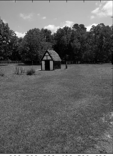
%> input picture Mini-projet_BSS/test1_gray.png, 113 x 156 px
$ octave sep_sources2_demo.m   (GNU Octave 9; MATLAB toolbox functions it lacks are replaced by stand-ins)
%> lines starting %> are read from the running program, lines starting %| are printed output that depends on the picture
### Mini-projet_BSS/decompose.m
function [image_vecteur,nbligne,nbcolonne]=decompose(image)
%> called with image = 'test1_gray.png'
% y'a pas d'aide
%debrouille toi tout seul


[y,ind]=imread(image);
%> y is the input picture: size 156x113 uint8; min 0, max 255, mean 98.3
%> ind = []

image_vecteur=y(:,1);
%> image_vecteur = 156 values, max 255 at index 156, min 6 at index 35, mean 85.38


%taille de l'image
[nbligne,nbcolonne]=size(y);
%> nbligne = 156; nbcolonne = 113

%pour les images en couleur
%permet de ne prendre que la 1ere couche de couleurs.
%nbcolonne=nbcolonne/3;

for t=2:nbcolonne
    image_vecteur=cat(1,image_vecteur,y(:,t));
end

%
% image_vecteur=double(image_vecteur);
% image_vecteur=image_vecteur-mean(image_vecteur);
% image_vecteur=image_vecteur/std(image_vecteur);
%
%
%

### Mini-projet_BSS/reconstruct.m
function image_matrice=reconstruct(vecteur,nbligne,nbcolonne)
%y a pas d aide!!!

% vecteur=vecteur+mean(vecteur);
% vecteur=vecteur/max(vecteur)*255;


image_matrice(:,1)=vecteur(1:nbligne,1);
for c=2:nbcolonne
    G=0;
    for h=((c-1)*nbligne)+1:c*nbligne
        G=G+1;
        image_matrice(G,c)=vecteur(h,1);
    end
end

### Mini-projet_BSS/compute_gradient.m
%Cette fonction calcul le gradient du critère pénalisé :
%information mutuelle + lambda pénalisation
%où lambda est un hyperparamètre de pénalisation
%l'information mutuelle caractérise l'indépendance
%la pénalisation normalise le vecteur et le force à avoir
%un écart-type = 1

    function [Sep,pen] = compute_gradient(y1,y2,x1,x2)
% Estimation polynomiale de la fonction score marginale (Psi) par moindres carrés
%Thèse Massoud Babaie Zadeh page 46
    m_y1=mean(y1);
    m_y12=mean(y1.^2);
    m_y13=mean(y1.^3);
    m_y14=mean(y1.^4);
    m_y15=mean(y1.^5);
    m_y16=mean(y1.^6);
    m_y2=mean(y2);
    m_y22=mean(y2.^2);
    m_y23=mean(y2.^3);
    m_y24=mean(y2.^4);
    m_y25=mean(y2.^5);
    m_y26=mean(y2.^6);

    %Calcul des différents parametres (approximation des fonctions scores
    % par moindres carrées

    K1=[1 m_y1 m_y12 m_y13];
    K2=[1 m_y2 m_y22 m_y23];
    M1=[1 m_y1 m_y12 m_y13;m_y1 m_y12 m_y13 m_y14;m_y12 m_y13 m_y14 m_y15;m_y13 m_y14 m_y15 m_y16];
    M2=[1 m_y2 m_y22 m_y23;m_y2 m_y22 m_y23 m_y24;m_y22 m_y23 m_y24 m_y25;m_y23 m_y24 m_y25 m_y26];
    P1=[0;1;2*m_y1;3*(m_y12)];
    P2=[0;1;2*m_y2;3*(m_y22)];
    w1=-inv(M1)*P1;
    w2=-inv(M2)*P2;

    %calcul du Psi
    Psi_y1=w1(1)+w1(2)*y1+w1(3)*y1.^2+w1(4)*y1.^3;
    Psi_y2=w2(1)+w2(2)*y2+w2(3)*y2.^2+w2(4)*y2.^3;
    Psi_y=[Psi_y1 Psi_y2];


    %Calcul de la Jacobienne de l'information mutuelle
    M_Psi11=mean(Psi_y1.*x1);
    M_Psi12=mean(Psi_y1.*x2);
    M_Psi21=mean(Psi_y2.*x1);
    M_Psi22=mean(Psi_y2.*x2);
    Sep = [M_Psi11 M_Psi12;M_Psi21 M_Psi22];
    %J'enlève la moyenne
    y1=y1-mean(y1);y2=y2-mean(y2);
    %Calcul de la Jacobienne de la normalisation (penalisation)
    % papier Mohammed El Rhabi 2004
    temp1=4*(mean(y1.^2)-1)*y1;
    temp2=4*(mean(y2.^2)-1)*y2;
    m_y1x1=mean(temp1.*x1);
    m_y1x2=mean(temp1.*x2);
    m_y2x1=mean(temp2.*x1);
    m_y2x2=mean(temp2.*x2);
    pen=[m_y1x1 m_y1x2;m_y2x1 m_y2x2];

### Mini-projet_BSS/correl_coef_composante_nb.m
function [Mat_cor] = correl_coef_composante_nb(im1,im2);
N = length(im1);

moy_1 = mean(im1);
moy_2 = mean(im2);

Mat_cor = zeros(2);

ec_1 = std(im1);
ec_2 = std(im2);
ec = [ec_1 ec_2 ]';

moy = [moy_1 moy_2 ]';

ima = [im1(:) im2(:) ];

  for i = 1 : 2,

     for j = 1 : 2,

  Mat_cor(i,j) = (1/(N*ec(i)*ec(j)))*sum(  ( ima(:,i) - moy(i) ).*( ima(:,j) - moy(j) ) );
     end
  end

### Mini-projet_BSS/sep_sources2_demo.m
%Separation de source avec le premier algorithme MeR 2004

clear all;close all;clc
%decompose transforme une matrice en un vecteur
%Construction des deux signaux sous forme vectorielle
%Calcul du nombre de ligne et de colonne
% dont on se servira pour reconstruire les signaux mélangés
%et séparés
[image_vecteur_s1,nbligne_s1,nbcolonne_s1]=decompose('test1_gray.png');
%> nbligne_s1 = 156; nbcolonne_s1 = 113
[image_dep1,ind1]=imread('test1_gray.png');
%> ind1 = []
imshow(image_dep1,ind1)
title('image source 1');
[image_vecteur_s2,nbligne_s2,nbcolonne_s2]=decompose('test2_gray.png');
%> call 2 of decompose, with image = 'test2_gray.png'
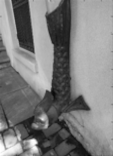
%> input picture Mini-projet_BSS/test2_gray.png, 113 x 156 px
%> in decompose, y is the input picture: size 156x113 uint8; min 9, max 255, mean 125.4
%> in decompose (call 2), `image_vecteur=y(:,1);`: image_vecteur = 156 values, max 255 at index 147, min 52 at index 52, mean 136.3
%> nbligne_s2 = 156; nbcolonne_s2 = 113
[image_dep2,ind2]=imread('test2_gray.png');
%> ind2 = []
figure
imshow(image_dep2,ind2)
title('image source 2');
%Création de la matrice de melange X = A* S,A est l'opérateur de mélange
% dans la "vraie vie", il est inconnu, ici pour tester l'algorithme
% on le simule
A=[0.6 0.4;0.4 0.6];

%les signaux sources (ici les deux images test1 et test2 save
% avec lesquelles on va tester l'algorithme
%inconnues dans la "vraie vie", elles vont nous donner
% les deux sorties mélangées(x1,x2)
s1=image_vecteur_s1;
s2=image_vecteur_s2;

%on travaille en double precision
s1=double(s1);
s2=double(s2);
% on normalise
s1=s1/std(s1);
s2=s2/std(s2);

x1=A(1,1)*s1+A(1,2)*s2;
x2=A(2,1)*s1+A(2,2)*s2;


%reconstruction des matrices pour retrouver les images "melangées" associées"
% vecteur --> matrice
%calcul préliminaire
xx1=(x1*std(x1));
xx2=(x2*std(x2));
X1=max(abs(xx1));
%> X1 = 3.31
X2=max(abs(xx2));
%> X2 = 3.26
xx1=xx1/X1*255;
xx2=xx2/X2*255;
%reconstruction de nos images melangées
image_matrice_s1=reconstruct(xx1,nbligne_s1,nbcolonne_s1);
%> the loop in reconstruct, `for c=2:nbcolonne` made 112 passes
%> after the loop in reconstruct, `for c=2:nbcolonne`:
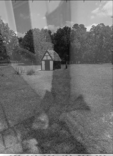
%> image_matrice: size 156x113 double; min 13.97, max 255, mean 109.1
figure
imshow(image_matrice_s1,ind1)
title('image melangee 1');
image_matrice_s2=reconstruct(xx2,nbligne_s2,nbcolonne_s2);
%> call 2 of reconstruct, with nbligne = 156, nbcolonne = 113
%> the loop in reconstruct (call 2), `for c=2:nbcolonne` made 112 passes
%> after the loop in reconstruct (call 2), `for c=2:nbcolonne`:
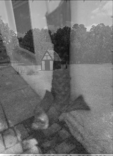
%> image_matrice: size 156x113 double; min 18.85, max 255, mean 114.5
figure
imshow(image_matrice_s2,ind2)
title('image melangee 2');

%normalisation des deux sorties mélangées
x1=x1/std(x1);
x2=x2/std(x2);

%création de la matrice de séparation
nb_iter=2000;
B=eye(2);
mu=0.05;
lam=1.;
y1=x1;
y2=x2;
    for i=1:nb_iter

    [GradIM,Gradpen] = compute_gradient(y1,y2,x1,x2);

    B=B-mu*(-B'*GradIM-eye(2))-mu*B'*lam*Gradpen;


    %calcul de la separation
    y1=B(1,1)*x1+B(1,2)*x2;
    y2=B(2,1)*x1+B(2,2)*x2;

    %calcul fictif pour recuperer la moyenne et la variance
    yy1=B(1,1)*xx1+B(1,2)*xx2;
    yy2=B(2,1)*xx1+B(2,2)*xx2;
    m_yy1=mean(yy1);
    m_yy2=mean(yy2);
    e_yy1=std(yy1);
    e_yy2=std(yy2);

    y1est = y1;             %pour vérifier les écarts types
    y2est = y2;             %rappel : on cherche les sources
                            %ayant un écart type =1

end
%> this loop made 2000 passes
%> (m_y1 in compute_gradient, m_y12 in compute_gradient, m_y13 in compute_gradient, m_y14 in compute_gradient, m_y15 in compute_gradient, m_y16 in compute_gradient, m_y2 in compute_gradient, m_y22 in compute_gradient) on passes 1 to 3: (2.93, 9.57, 34.33, 133.6, 557.4, 2463.8, 3.03, 10.15), (2.78, 8.67, 29.69, 110.4, 440.2, 1861.7, 2.89, 9.25), (2.73, 8.35, 28.08, 102.7, 403.2, 1679.2, 2.84, 8.94)
% Calcul des matrice de correlation
%rappel : lorsque deux signaux sont indépendants ou décorrélés
%Cette matrice est la matrice identité
[Mat_cor] = correl_coef_composante_nb(x1,x2)
[Mat_cor] = correl_coef_composante_nb(x1,x2)
[Mat_cor] = correl_coef_composante_nb(y1est,y2est)

%reconstruction des matrices pour obtenir les images séparées
%cette reconstruction est obtenu avec l'aide de la variance et
% la moyenne des images de mélanges

y1=y1*e_yy1;
y2=y2*e_yy2;

V1=y1/max(y1)*255;
V2=y2/max(y2)*255;
imagematrices1=reconstruct(V1,nbligne_s1,nbcolonne_s1);
YY1=uint8(imagematrices1);
figure
imshow(YY1,ind1)
title('image separee 1');
imagematrices2=reconstruct(V2,nbligne_s2,nbcolonne_s2);
YY2=uint8(imagematrices2);
figure
imshow(YY2,ind2)
title('image separee 2');

% %calcul des rapports signal/bruit(diaphonie)
BA=B*A;
%> (the run ends here)
